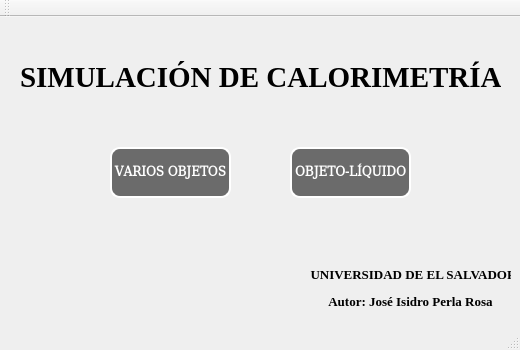
<?xml version="1.0" encoding="UTF-8"?>
<ui version="4.0">
 <class>MainWindow</class>
 <widget class="QMainWindow" name="MainWindow">
  <property name="geometry">
   <rect>
    <x>0</x>
    <y>0</y>
    <width>520</width>
    <height>350</height>
   </rect>
  </property>
  <property name="minimumSize">
   <size>
    <width>520</width>
    <height>350</height>
   </size>
  </property>
  <property name="maximumSize">
   <size>
    <width>520</width>
    <height>350</height>
   </size>
  </property>
  <property name="windowTitle">
   <string>SIMULACIÓN CALORIMETRÍA</string>
  </property>
  <widget class="QWidget" name="centralWidget">
   <widget class="QPushButton" name="btn_Opc1">
    <property name="geometry">
     <rect>
      <x>110</x>
      <y>130</y>
      <width>121</width>
      <height>51</height>
     </rect>
    </property>
    <property name="font">
     <font>
      <family>DejaVu Math TeX Gyre</family>
      <weight>75</weight>
      <bold>true</bold>
     </font>
    </property>
    <property name="styleSheet">
     <string notr="true">border: 1px solid rgb(255, 255, 255);
border-width: 2px;
border-radius: 10px;
color: rgb(255,255,255);
background-color: rgb(107, 107, 107);
font-weight: bold;</string>
    </property>
    <property name="text">
     <string>VARIOS OBJETOS</string>
    </property>
   </widget>
   <widget class="QPushButton" name="btn_Opc2">
    <property name="geometry">
     <rect>
      <x>290</x>
      <y>130</y>
      <width>121</width>
      <height>51</height>
     </rect>
    </property>
    <property name="font">
     <font>
      <family>DejaVu Math TeX Gyre</family>
      <weight>75</weight>
      <bold>true</bold>
     </font>
    </property>
    <property name="styleSheet">
     <string notr="true">border: 1px solid rgb(255, 255, 255);
border-width: 2px;
border-radius: 10px;
color: rgb(255,255,255);
background-color: rgb(107, 107, 107);
font-weight: bold;</string>
    </property>
    <property name="text">
     <string>OBJETO-LÍQUIDO</string>
    </property>
   </widget>
   <widget class="QLabel" name="label">
    <property name="geometry">
     <rect>
      <x>20</x>
      <y>40</y>
      <width>481</width>
      <height>41</height>
     </rect>
    </property>
    <property name="font">
     <font>
      <family>Times New Roman</family>
      <pointsize>22</pointsize>
      <weight>75</weight>
      <bold>true</bold>
     </font>
    </property>
    <property name="text">
     <string>&lt;html&gt;&lt;head/&gt;&lt;body&gt;&lt;p&gt;&lt;span style=&quot; font-weight:600;&quot;&gt;SIMULACIÓN DE CALORIMETRÍA&lt;/span&gt;&lt;/p&gt;&lt;/body&gt;&lt;/html&gt;</string>
    </property>
   </widget>
   <widget class="QLabel" name="label_2">
    <property name="geometry">
     <rect>
      <x>310</x>
      <y>250</y>
      <width>201</width>
      <height>41</height>
     </rect>
    </property>
    <property name="font">
     <font>
      <family>Times New Roman</family>
      <pointsize>10</pointsize>
      <weight>75</weight>
      <bold>true</bold>
     </font>
    </property>
    <property name="text">
     <string>&lt;html&gt;&lt;head/&gt;&lt;body&gt;&lt;p align=&quot;center&quot;&gt;&lt;span style=&quot; font-weight:600; color:#000000;&quot;&gt;UNIVERSIDAD DE EL SALVADOR&lt;/span&gt;&lt;/p&gt;&lt;p align=&quot;center&quot;&gt;&lt;span style=&quot; font-weight:600; color:#000000;&quot;&gt;Autor: José Isidro Perla Rosa&lt;/span&gt;&lt;/p&gt;&lt;/body&gt;&lt;/html&gt;</string>
    </property>
   </widget>
  </widget>
  <widget class="QMenuBar" name="menuBar">
   <property name="geometry">
    <rect>
     <x>0</x>
     <y>0</y>
     <width>520</width>
     <height>21</height>
    </rect>
   </property>
  </widget>
  <widget class="QToolBar" name="mainToolBar">
   <attribute name="toolBarArea">
    <enum>TopToolBarArea</enum>
   </attribute>
   <attribute name="toolBarBreak">
    <bool>false</bool>
   </attribute>
  </widget>
  <widget class="QStatusBar" name="statusBar"/>
 </widget>
 <layoutdefault spacing="6" margin="11"/>
 <resources/>
 <connections/>
</ui>
